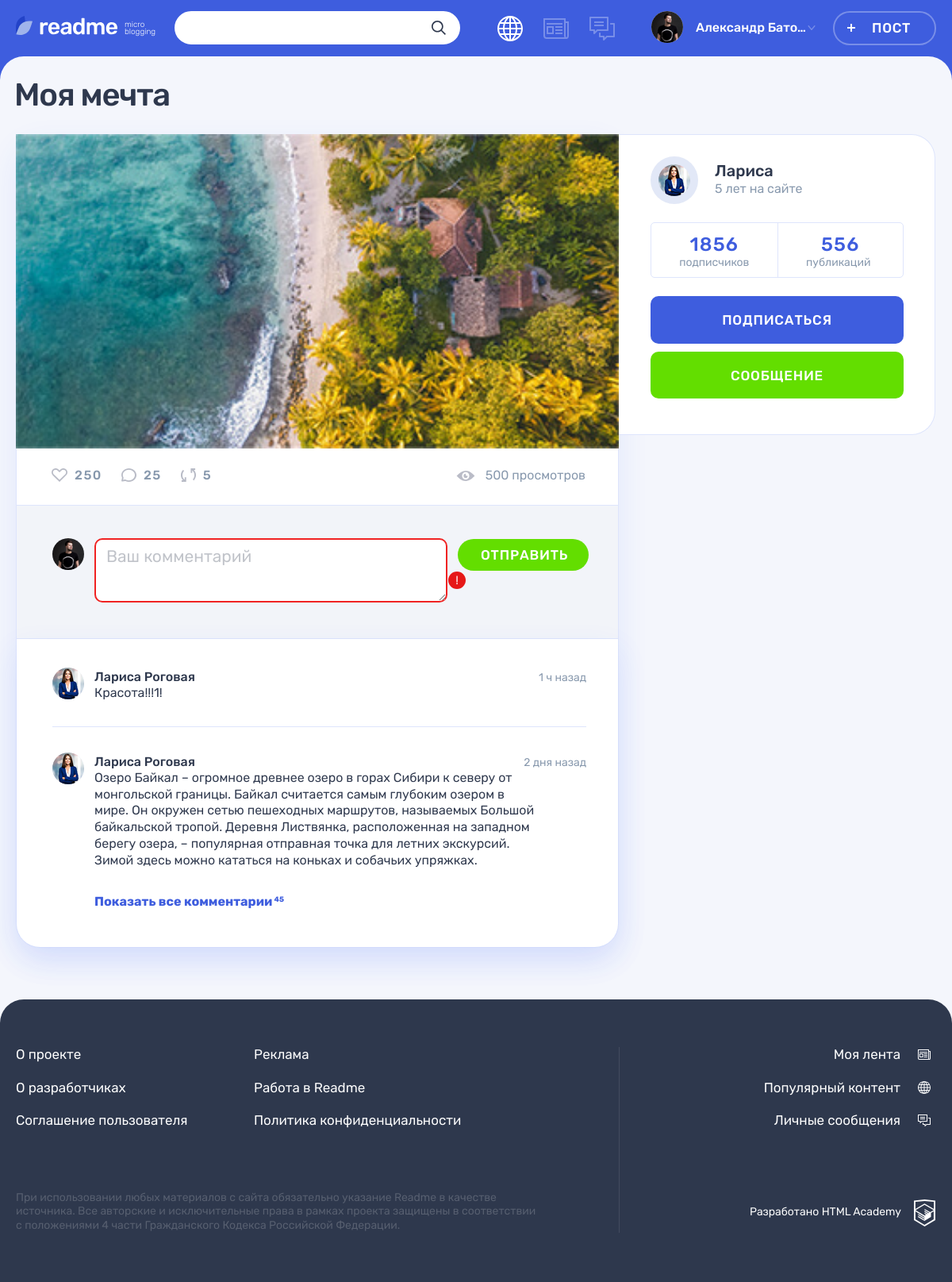
Screenshot of /post.php?post_id=4 with the database file from the repository.
### tables this page shows
CREATE TABLE IF NOT EXISTS posts (
  id BIGINT AUTO_INCREMENT PRIMARY KEY,
  post_datetime DATETIME DEFAULT CURRENT_TIMESTAMP,
  post_title TINYTEXT,
  post_content LONGTEXT,
  post_cite_author TINYTEXT,
  post_featured_image TINYTEXT,
  post_featured_video TINYTEXT,
  post_source_link TINYTEXT,
  post_views_count BIGINT DEFAULT 0,
  post_author_id BIGINT NOT NULL,
  post_type_id BIGINT,
  post_tags_list TINYTEXT
);

CREATE TABLE IF NOT EXISTS users (
  id BIGINT AUTO_INCREMENT PRIMARY KEY,
  user_email VARCHAR(255) NOT NULL UNIQUE,
  user_login TINYTEXT,
  user_password TINYTEXT,
  user_avatar TINYTEXT
);

### helpers.php (called while the page is built, shortened)
<?php
function include_template($name, array $data = [])
{
    $name = 'templates/' . $name;
    extract($data);
    require $name;
    $result = ob_get_clean();
    return $result;
}

### post.php (the view, shortened to what this page needs)
<?php
require_once 'helpers.php';
$page_title = "readme: популярное";
$is_auth = rand(0, 1);
$user_name = 'Александр Батолло';
$active_post = filter_input(INPUT_GET, 'post_id');
require_once 'init.php';
if (!$link) {
  $error = mysqli_connect_error();
  $content = include_template('error.php', ['error' => $error]);
} else {
  $sql = "SELECT * FROM posts p " .
      "INNER JOIN users u ON post_author_id = u.id " .
      "INNER JOIN content_types ct ON post_type_id = ct.id " .
      "WHERE p.id = $active_post";
  $result = mysqli_query($link, $sql);
  if ($result) {
    $active_post_col = mysqli_fetch_all($result, MYSQLI_ASSOC);
    $active_content_type_class = $active_post_col[0]['content_type_class'];
    $active_post_title = $active_post_col[0]['post_title'];
    $active_post_content = $active_post_col[0]['post_content'];
    $active_post_source_link = $active_post_col[0]['post_source_link'];
    $active_post_user_login = $active_post_col[0]['user_login'];
    $active_post_user_avatar = $active_post_col[0]['user_avatar'];
  }
}
$post_content = include_template(
    "post-$active_content_type_class.php",
    [
        'content' => $active_post_content,
        'post_source_link' => $active_post_source_link
    ]
);
$page_content = include_template(
    'single-post.php',
    [
        'content' => $post_content,
        'post' => $active_post,
        'title' => $active_post_title,
        'active_post_user_login' => $active_post_user_login,
        'active_post_user_avatar' => $active_post_user_avatar
    ]
);
$layout_content = include_template(
    'layout.php',
    [
        'content' => $page_content,
        'modifier' => 'page__main--publication',
        'title' => $page_title,
        'user_name' => $user_name,
        'is_auth' => $is_auth
    ]
);
print($layout_content);

### templates/single-post.php (shortened to what this page needs)
<div class="container">
  <h1 class="page__title page__title--publication"><?= $title ?></h1>
  <section class="post-details">
    <div class="post-details__wrapper post-photo">
      <div class="post-details__main-block post post--details">
        <?= $content ?>
        <div class="post__indicators">
          <div class="post__buttons">
            <a class="post__indicator post__indicator--likes button" href="#" title="Лайк">
              <svg class="post__indicator-icon" width="20" height="17">
                <use xlink:href="#icon-heart"></use>
              </svg>
              <span>250</span>
            </a>
            <a class="post__indicator post__indicator--comments button" href="#" title="Комментарии">
              <svg class="post__indicator-icon" width="19" height="17">
                <use xlink:href="#icon-comment"></use>
              </svg>
              <span>25</span>
            </a>
            <a class="post__indicator post__indicator--repost button" href="#" title="Репост">
              <svg class="post__indicator-icon" width="19" height="17">
                <use xlink:href="#icon-repost"></use>
              </svg>
              <span>5</span>
            </a>
          </div>
          <span class="post__view">500 просмотров</span>
        </div>
        <div class="comments">
          <form class="comments__form form" action="#" method="post">
            <div class="comments__my-avatar">
              <img class="comments__picture" src="img/userpic-medium.jpg" alt="Аватар пользователя">
            </div>
            <div class="form__input-section form__input-section--error">
              <textarea class="comments__textarea form__textarea form__input" placeholder="Ваш комментарий"></textarea>
              <button class="form__error-button button" type="button">!</button>
            </div>
            <button class="comments__submit button button--green" type="submit">Отправить</button>
          </form>
          <div class="comments__list-wrapper">
            <ul class="comments__list">
              <li class="comments__item user">
                <div class="comments__avatar">
                  <a class="user__avatar-link" href="#">
                    <img class="comments__picture" src="img/userpic-larisa.jpg" alt="Аватар пользователя">
                  </a>
                </div>
                <div class="comments__info">
                  <div class="comments__name-wrapper">
                    <a class="comments__user-name" href="#">
                      <span>Лариса Роговая</span>
                    </a>
                    <time class="comments__time" datetime="2019-03-20">1 ч назад</time>
                  </div>
                  <p class="comments__text">
                    Красота!!!1!
                  </p>
                </div>
              </li>
              <li class="comments__item user">
                <div class="comments__avatar">
                  <a class="user__avatar-link" href="#">
                    <img class="comments__picture" src="img/userpic-larisa.jpg" alt="Аватар пользователя">
                  </a>
                </div>
                <div class="comments__info">
                  <div class="comments__name-wrapper">
                    <a class="comments__user-name" href="#">
                      <span>Лариса Роговая</span>
                    </a>
                    <time class="comments__time" datetime="2019-03-18">2 дня назад</time>
                  </div>
                  <p class="comments__text">
                    Озеро Байкал – огромное древнее озеро в горах Сибири к северу от монгольской границы. Байкал считается самым глубоким озером в мире. Он окружен сетью пешеходных маршрутов, называемых Большой байкальской тропой. Деревня Листвянка, расположенная на западном берегу озера, – популярная отправная точка для летних экскурсий. Зимой здесь можно кататься на коньках и собачьих упряжках.
                  </p>
                </div>
              </li>
            </ul>
            <a class="comments__more-link" href="#">
              <span>Показать все комментарии</span>
              <sup class="comments__amount">45</sup>
            </a>
          </div>
        </div>
      </div>
      <div class="post-details__user user">
        <div class="post-details__user-info user__info">
          <div class="post-details__avatar user__avatar">
            <a class="post-details__avatar-link user__avatar-link" href="#">
              <img class="post-details__picture user__picture" src="img/<?= $active_post_user_avatar ?>" alt="Аватар пользователя">
            </a>
          </div>
          <div class="post-details__name-wrapper user__name-wrapper">
            <a class="post-details__name user__name" href="#">
              <span><?= $active_post_user_login ?></span>
            </a>
            <time class="post-details__time user__time" datetime="2014-03-20">5 лет на сайте</time>
          </div>
        </div>
        <div class="post-details__rating user__rating">
          <p class="post-details__rating-item user__rating-item user__rating-item--subscribers">
            <span class="post-details__rating-amount user__rating-amount">1856</span>
            <span class="post-details__rating-text user__rating-text">подписчиков</span>
          </p>
          <p class="post-details__rating-item user__rating-item user__rating-item--publications">
            <span class="post-details__rating-amount user__rating-amount">556</span>
            <span class="post-details__rating-text user__rating-text">публикаций</span>
          </p>
        </div>
        <div class="post-details__user-buttons user__buttons">
          <button class="user__button user__button--subscription button button--main" type="button">Подписаться</button>
          <a class="user__button user__button--writing button button--green" href="#">Сообщение</a>
        </div>
      </div>
    </div>
  </section>
</div>

### rows the page displays
posts: post_title "Моя мечта", users.user_avatar (picture), users.user_login "Лариса"

### other values shown
$user_name "Александр Бато…"
